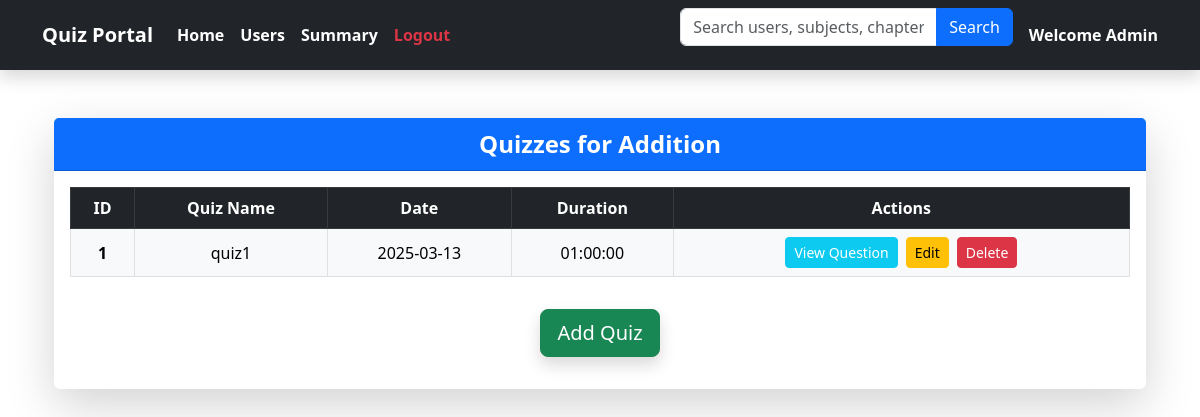
The app's page /chapter/1/quizzes, older data.
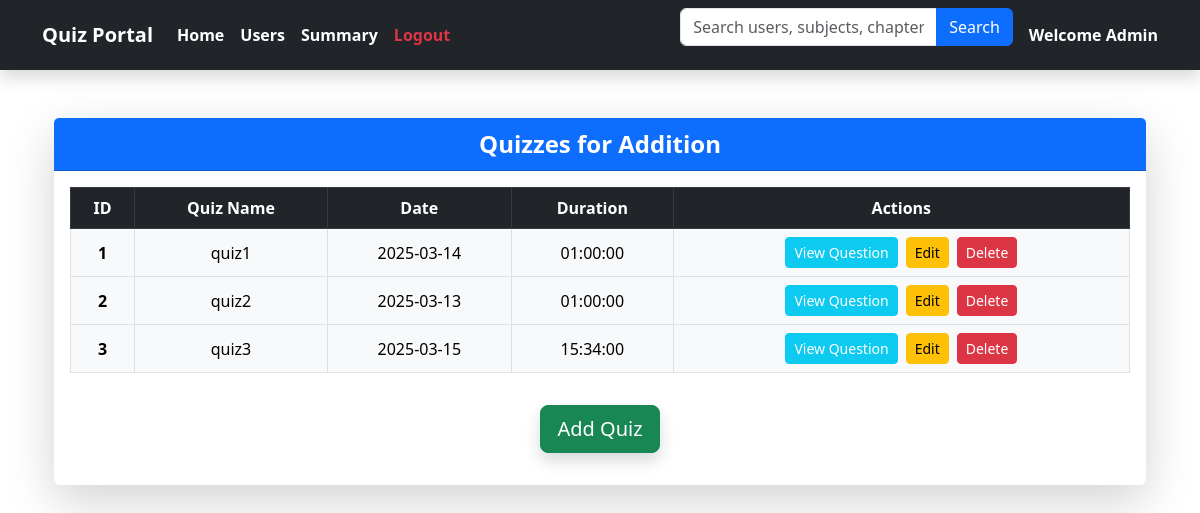
The same page, newer data.
### backend/models.py (models this page shows)
class Quiz(db.Model):
    __tablename__ = 'quiz'
    id = db.Column(db.Integer, primary_key=True)
    chapter_id = db.Column(db.Integer, db.ForeignKey('chapter.id', ondelete='CASCADE'), nullable=False)
    quiz_name = db.Column(db.String, nullable=False)
    date_of_quiz = db.Column(db.DateTime, nullable=False)
    time_duration = db.Column(db.Time, nullable=False)
    questions = db.relationship('Question', backref='quiz',lazy=True, cascade='all, delete-orphan')
    scores = db.relationship('Score', backref='quiz',lazy=True, cascade='all, delete-orphan')

### app.py (the view)
@app.route('/chapter/<int:chapter_id>/quizzes')
def view_quizzes(chapter_id):
    chapter = Chapter.query.get_or_404(chapter_id)
    quizzes = Quiz.query.filter_by(chapter_id=chapter_id).all()
    return render_template('view_quizzes.html', chapter=chapter, quizzes=quizzes)

### templates/view_quizzes.html (shortened to what this page needs)
{% extends "navbar.html" %}
{% block content %}
    <div class="container mt-5">
        <div class="card shadow-lg border-0">
            <div class="card-header bg-primary text-white text-center fs-4 fw-bold">
                Quizzes for {{ chapter.name }}
            </div>
            <div class="card-body">
                <div class="table-responsive">
                    <table class="table table-hover table-bordered text-center">
                        <thead class="table-dark">
                            <tr>
                                <th>ID</th>
                                <th>Quiz Name</th>
                                <th>Date</th>
                                <th>Duration</th>
                                <th>Actions</th>
                            </tr>
                        </thead>
                        <tbody class="align-middle">
                            {% for quiz in quizzes %}
                            <tr class="table-light">
                                <td class="fw-bold">{{ quiz.id }}</td>
                                <td>{{ quiz.quiz_name }}</td>
                                <td>{{ quiz.date_of_quiz.strftime('%Y-%m-%d') }}</td>
                                <td>{{ quiz.time_duration }}</td>
                                <td>
                                    <div class="d-flex justify-content-center gap-2">
                                        <a href="{{ url_for('view_questions', chapter_id=chapter.id, quiz_id=quiz.id) }}" class="btn btn-info btn-sm text-white">View Question</a>
                                        <a href="{{ url_for('edit_quiz', chapter_id=chapter.id, quiz_id=quiz.id) }}" class="btn btn-warning btn-sm">Edit</a>
                                        <form action="{{ url_for('delete_quiz', chapter_id=chapter.id, quiz_id=quiz.id) }}" method="POST">
                                            <button type="submit" class="btn btn-danger btn-sm">Delete</button>
                                        </form>
                                    </div>
                                </td>
                            </tr>
                            {% endfor %}
                        </tbody>
                    </table>
                </div>
                <div class="text-center my-3">
                    <form action="{{ url_for('add_quiz', chapter_id=chapter.id) }}" method="get">
                        <button type="submit" class="btn btn-success btn-lg shadow">Add Quiz</button>
                    </form>
                </div>
            </div>
        </div>
    </div>
</body>
</html>
{% endblock %}

Row changes from the older to the newer data that the page shows:
changed Quiz "quiz1": date_of_quiz "2025-03-13" → "2025-03-14"
now on this page (row edited): Quiz: id "2", quiz_name "quiz2", date_of_quiz "2025-03-13", time_duration "01:00:00"
added Quiz: id "3", quiz_name "quiz3", date_of_quiz "2025-03-15", time_duration "15:34:00"
